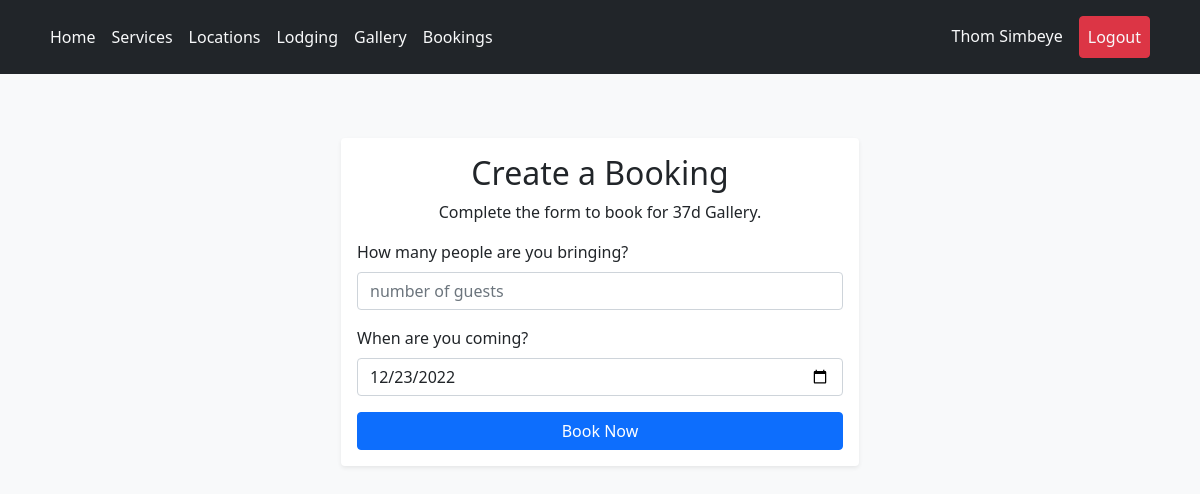
Screenshot of /pages/book.form.php?location=3 (signed in) with the database file from the repository.
### tables this page shows
CREATE TABLE `users` (
  `id` int(11) NOT NULL,
  `email` varchar(60) DEFAULT NULL,
  `first_name` varchar(60) DEFAULT NULL,
  `last_name` varchar(60) DEFAULT NULL,
  `phone_no` varchar(12) DEFAULT NULL,
  `password` longtext NOT NULL,
  `is_admin` tinyint(1) NOT NULL,
  `joined` datetime DEFAULT current_timestamp()
);

CREATE TABLE `locations` (
  `id` int(11) NOT NULL,
  `name` varchar(60) NOT NULL,
  `description` longtext NOT NULL,
  `image` text NOT NULL,
  `price` double NOT NULL,
  `rating` float NOT NULL,
  `user_id` int(11) NOT NULL,
  `modified` datetime NOT NULL DEFAULT current_timestamp()
);

### api/get_user.php (called while the page is built, shortened)
<?php
function get_profile($email, $db_connection){
    $sql = "SELECT * FROM users WHERE email = ?";
    if($stmt = $db_connection->prepare($sql)){
        $stmt->bind_param("s", $email);
        if($stmt->execute()){
            $result = $stmt->get_result();
            if($result->num_rows == 1){
                $row = $result->fetch_array(MYSQLI_ASSOC);
                return $row;
            }
        }
    }
}

### inc/session.php (called while the page is built, shortened)
<?php
require_once "../scripts/connect.php";
include_once "../api/get_user.php";
if (!(isset($_SESSION["loggedin"]) && $_SESSION["loggedin"] === true)) {
    header('location: login.php');
    exit();
} else {
    $user = get_profile($_SESSION['email'], $db_connection);
}
?>

### api/get_data.php (called while the page is built, shortened)
<?php
function get_location($id, $db_connection) {
    $sql = "SELECT * FROM locations WHERE id = ?";
    if($stmt = $db_connection->prepare($sql)){
        $stmt->bind_param("s", $id);
        if($stmt->execute()){
            $result = $stmt->get_result();
            if($result->num_rows == 1){
                $row = $result->fetch_array(MYSQLI_ASSOC);
                return $row;
            }
        }
    }
}

### pages/book.form.php (the view, shortened to what this page needs)
<?php include_once "../inc/session.php"; ?>
<!DOCTYPE html>
<html lang="en">
<head>
    <?php include_once "../inc/head.php"; ?>
</head>
<body class="bg-light">
<?php
include_once "../inc/navbar.php";
require_once "../api/get_data.php";
if(isset($_GET['location'])) {
    $s = get_location($_GET['location'], $db_connection);
}
?>
<div class="container p-3">
    <div class="row p-5">
        <div class="col-md-6 mx-auto shadow-sm p-3 mb-5 bg-body rounded">
            <h2 class="text-center">Create a Booking</h2>
            <p class="text-center">Complete the form to book for <?php echo $s['name']; ?>.</p>
            <form action="../scripts/book.location.process.php" method="post" class="row g-3">
                <div class="col-md-12">
                    <label for="guest_no" class="form-label">How many people are you bringing?</label>
                    <input type="number" class="form-control" id="guest_no" name="guest_no" min="1" placeholder="number of guests" required>
                </div>
                <div class="col-md-12">
                    <label for="date" class="form-label">When are you coming?</label>
                    <input type="date" class="form-control" id="date" name="date" required>
                </div>
                <div class="col-md-12 d-grid">
                    <button type="submit" class="btn btn-primary">Book Now</button>
                </div>
            </form>
        </div>
    </div>
</div>
</body>
</html>

### inc/navbar.php (shortened to what this page needs)
<header class="p-3 bg-dark text-white sticky-top">
    <div class="container">
      <div class="d-flex flex-wrap align-items-center justify-content-center justify-content-lg-start">
        <ul class="nav col-12 col-lg-auto me-lg-auto mb-2 justify-content-center mb-md-0">
            <li class="nav-item"><a href="/Mwape/" class="nav-link link-light px-2">Home</a></li>
            <li class="nav-item"><a href="/Mwape/index.php#services" class="nav-link link-light px-2">Services</a></li>
            <li class="nav-item"><a href="/Mwape/pages/location.php" class="nav-link link-light px-2">Locations</a></li>
            <li class="nav-item"><a href="/Mwape/pages/lodging.php" class="nav-link link-light px-2">Lodging</a></li>
            <li class="nav-item"><a href="/Mwape/pages/gallery.php" class="nav-link link-light px-2">Gallery</a></li>
            <?php
            if (isset($_SESSION['email'])) {
                echo '<li class="nav-item"><a href="/Mwape/pages/booking.php" class="nav-link link-light px-2">Bookings</a></li>';
            }
            ?>
        </ul>
        <div class="text-end">
            <ul class="nav">
                <?php
                if (isset($_SESSION['email'])) {
                echo '<li class="nav-item"><a href="/Mwape/pages/account.php" class="nav-link link-light px-2">'.$user['first_name'].' '.$user['last_name'].'</a></li>
                <li class="nav-item"><a href="/Mwape/scripts/logout.process.php" class="nav-link link-light px-2 btn btn-danger mx-2">Logout</a></li>';
                } else {
                echo '<li class="nav-item"><a href="/Mwape/pages/login.php" class="btn btn-outline-light-me-2 nav-link link-light px-2 mx-2">Login</a></li>
                <li class="nav-item"><a href="/Mwape/pages/signup.php" class="btn btn-warning nav-link link-light px-2 mx-2">Sign up</a></li>';
                }
                ?>
            </ul>
        </div>
      </div>
    </div>
</header>

### rows the page displays
users: first_name "Thom", last_name "Simbeye"
locations: name "37d Gallery"
